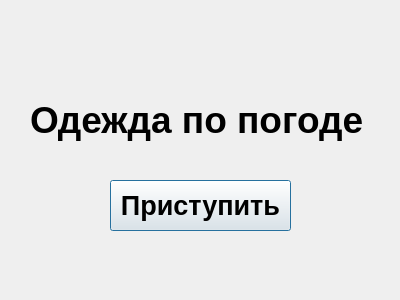
<?xml version="1.0" encoding="UTF-8"?>
<ui version="4.0">
 <class>Dialog</class>
 <widget class="QDialog" name="Dialog">
  <property name="geometry">
   <rect>
    <x>0</x>
    <y>0</y>
    <width>400</width>
    <height>300</height>
   </rect>
  </property>
  <property name="windowTitle">
   <string>Dialog</string>
  </property>
  <widget class="QLabel" name="label">
   <property name="geometry">
    <rect>
     <x>30</x>
     <y>90</y>
     <width>351</width>
     <height>61</height>
    </rect>
   </property>
   <property name="font">
    <font>
     <family>Arial</family>
     <pointsize>48</pointsize>
     <weight>75</weight>
     <bold>true</bold>
    </font>
   </property>
   <property name="text">
    <string>&lt;html&gt;&lt;head/&gt;&lt;body&gt;&lt;p&gt;&lt;span style=&quot; font-size:28pt;&quot;&gt;Одежда по погоде&lt;/span&gt;&lt;/p&gt;&lt;/body&gt;&lt;/html&gt;</string>
   </property>
  </widget>
  <widget class="QPushButton" name="btnst">
   <property name="geometry">
    <rect>
     <x>110</x>
     <y>180</y>
     <width>181</width>
     <height>51</height>
    </rect>
   </property>
   <property name="font">
    <font>
     <family>Arial</family>
     <pointsize>20</pointsize>
     <weight>75</weight>
     <bold>true</bold>
    </font>
   </property>
   <property name="whatsThis">
    <string>&lt;html&gt;&lt;head/&gt;&lt;body&gt;&lt;p&gt;Приступить&lt;/p&gt;&lt;/body&gt;&lt;/html&gt;</string>
   </property>
   <property name="text">
    <string>Приступить</string>
   </property>
  </widget>
 </widget>
 <resources/>
 <connections/>
</ui>
